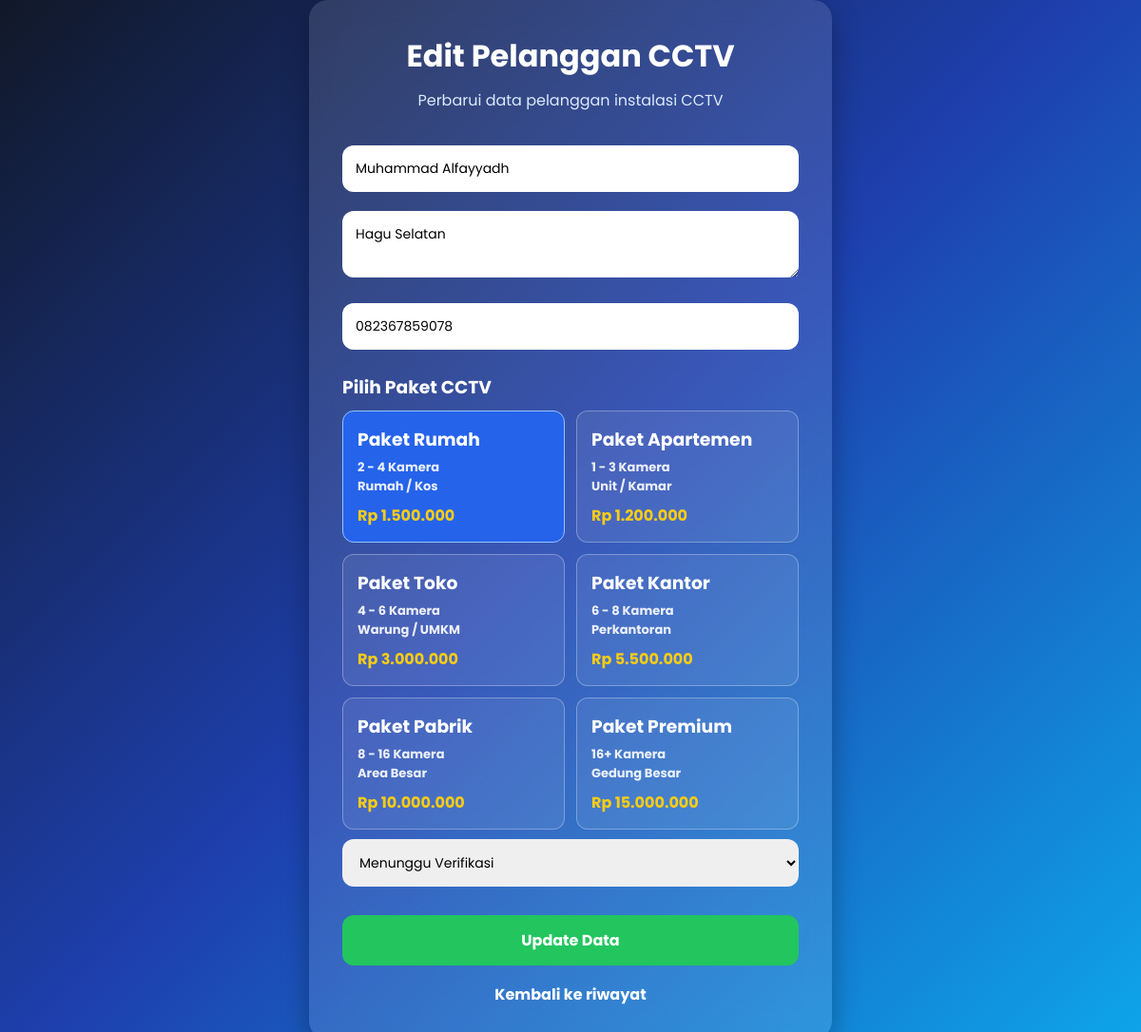
The app's page /edit/20/, older data.
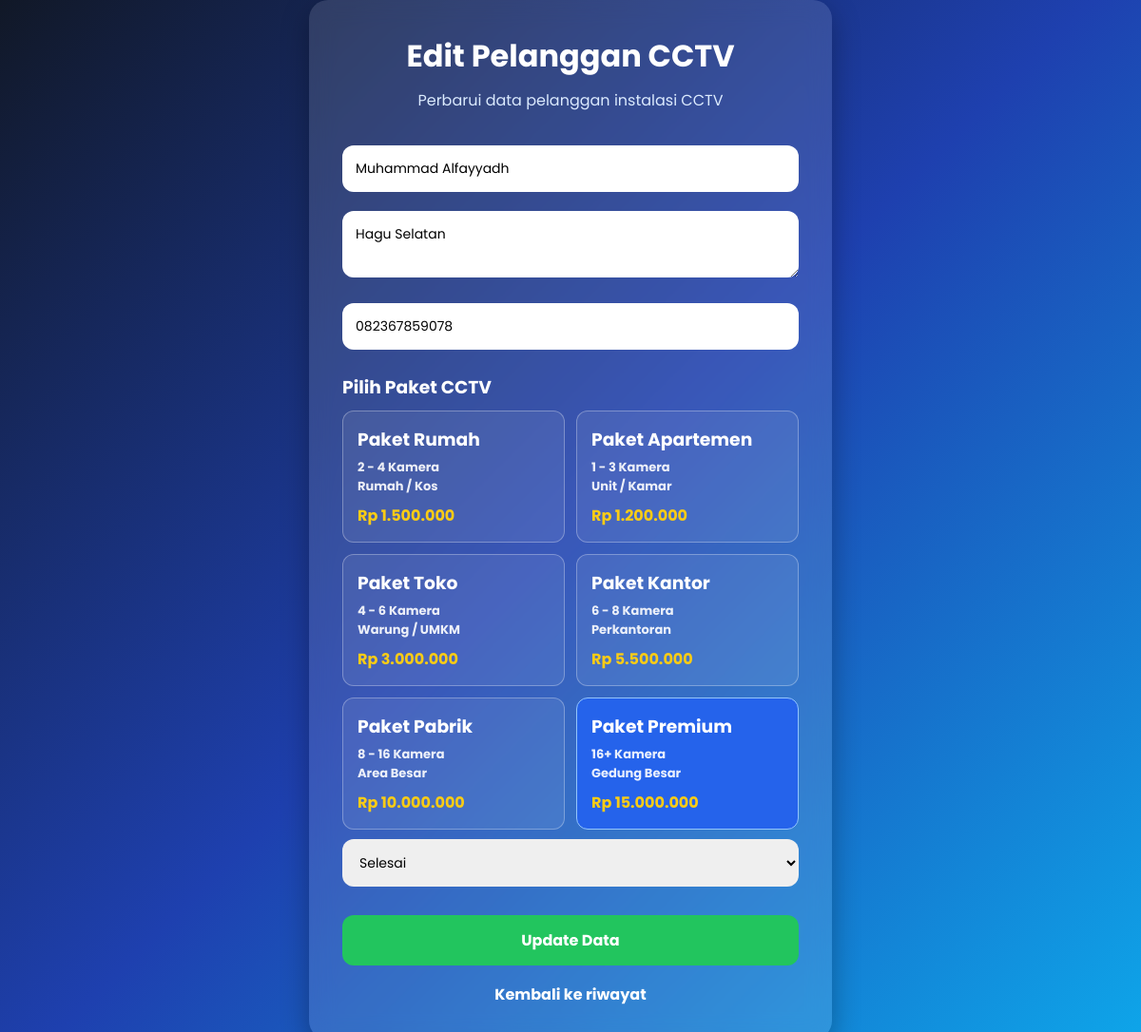
The same page, newer data.
### layanan/models.py (models this page shows, shortened)
class Pelanggan(models.Model):
    user = models.ForeignKey(
        User,
        on_delete=models.CASCADE,
        null=True,
        blank=True
    )
    STATUS_CHOICES = [
        ('Menunggu Pembayaran', 'Menunggu Pembayaran'),
        ('Menunggu Verifikasi', 'Menunggu Verifikasi'),
        ('Diproses', 'Diproses'),
        ('Selesai', 'Selesai'),
    ]
    nama = models.CharField(max_length=100)
    alamat = models.TextField()
    no_hp = models.CharField(max_length=20)
    paket = models.CharField(max_length=50)
    status = models.CharField(
        max_length=50,
        choices=STATUS_CHOICES,
        default='Menunggu Pembayaran'
    )
    bukti_pembayaran = models.ImageField(
        upload_to='bukti_pembayaran/',
        blank=True,
        null=True
    )

### layanan/views.py (the view, shortened to what this page needs)
# urls.py: path('edit/<int:id>/', views.edit_pelanggan, name='edit'),
def edit_pelanggan(request, id):
    pelanggan = get_object_or_404(Pelanggan, id=id)
    return render(request, 'edit.html', {'pelanggan': pelanggan})

### layanan/templates/edit.html (shortened to what this page needs)
<!DOCTYPE html>
<html lang="en">
<head>
</head>
<body>
<div class="container">
    <h1>Edit Pelanggan CCTV</h1>
    <p class="subtitle">
        Perbarui data pelanggan instalasi CCTV
    </p>
    <form method="POST" enctype="multipart/form-data">
        <input
            type="text"
            name="nama"
            value="{{ pelanggan.nama }}"
            placeholder="Nama Lengkap"
            required
        >
        <textarea
            name="alamat"
            placeholder="Alamat Lengkap"
            required
        >{{ pelanggan.alamat }}</textarea>
        <input
            type="text"
            name="no_hp"
            value="{{ pelanggan.no_hp }}"
            placeholder="Nomor HP"
            required
        >
        <h3 style="color:white; margin-top:15px;">
    Pilih Paket CCTV
</h3>
<div class="paket-grid">
    <label class="paket-card">
        <h3>Paket Rumah</h3>
        <p>2 - 4 Kamera</p>
        <p>Rumah / Kos</p>
        <b>Rp 1.500.000</b>
    </label>
    <label class="paket-card">
        <h3>Paket Apartemen</h3>
        <p>1 - 3 Kamera</p>
        <p>Unit / Kamar</p>
        <b>Rp 1.200.000</b>
    </label>
    <label class="paket-card">
        <h3>Paket Toko</h3>
        <p>4 - 6 Kamera</p>
        <p>Warung / UMKM</p>
        <b>Rp 3.000.000</b>
    </label>
    <label class="paket-card">
        <h3>Paket Kantor</h3>
        <p>6 - 8 Kamera</p>
        <p>Perkantoran</p>
        <b>Rp 5.500.000</b>
    </label>
    <label class="paket-card">
        <h3>Paket Pabrik</h3>
        <p>8 - 16 Kamera</p>
        <p>Area Besar</p>
        <b>Rp 10.000.000</b>
    </label>
    <label class="paket-card">
        <h3>Paket Premium</h3>
        <p>16+ Kamera</p>
        <p>Gedung Besar</p>
        <b>Rp 15.000.000</b>
    </label>
</div>
        <select name="status" required>
            <option value="{{ pelanggan.status }}">
                {{ pelanggan.status }}
            </option>
        </select>
        <button type="submit">
            Update Data
        </button>
    </form>
    <a href="/riwayat/" class="back-btn">
        Kembali ke riwayat
    </a>
</div>
</body>
</html>

Row changes from the older to the newer data that the page shows:
changed Pelanggan "Muhammad Alfayyadh": status "Menunggu Verifikasi" → "Selesai"
